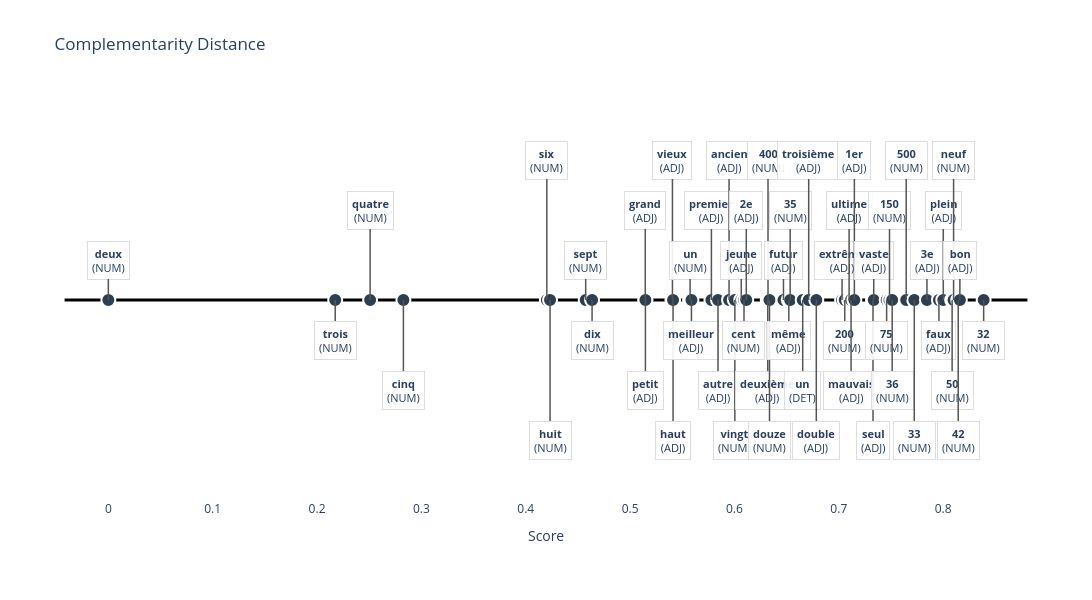

The code cell stored with this chart in its notebook:
### Code cell
import plotly.graph_objects as go
import numpy as np

def plot_complementarity_with_axis(comp_scores: dict, top_k_features: int = 5):
    # --- 1. Data Preparation (Same as before) ---
    items = list(comp_scores.items())
    rest = sorted(items[1:], key=lambda kv: kv[1]['score'])
    ordered = [items[0]] + rest

    def fmt_key(k):
        lemma, upos = k
        return f"<b>{lemma}</b><br>({upos})"

    def fmt_features_hover(feats):
        if not feats: return ""
        if isinstance(feats[0], tuple):
            lines = [f"{f}: {v:+.3f}" for f, v in feats[:top_k_features]]
        else:
            lines = [str(f) for f in feats[:top_k_features]]
        return "<br>".join(lines)
    
    labels = [fmt_key(k) for k, _ in ordered]
    xvals = [0.0] + [v['score'] for _, v in ordered[1:]]
    yvals = np.zeros(len(ordered))
    
    hovertexts = []
    for i, (k, v) in enumerate(ordered):
        feat_str = fmt_features_hover(v['features'])
        score_str = f"{v['score']:.4f}" if i > 0 else "0 (Base)"
        hovertexts.append(f"{fmt_key(k)}<br>Score: {score_str}<br><br>Features:<br>{feat_str}")

    fig = go.Figure()

    # --- 2. Draw the Points ---
    fig.add_trace(go.Scatter(
        x=xvals, y=yvals,
        mode="markers",
        marker=dict(size=14, color='#2c3e50', line=dict(width=2, color='white')), # Added white border for contrast
        hovertext=hovertexts,
        hoverinfo="text",
        showlegend=False,
        name="Words"
    ))

    # --- 3. Draw the Axis Line (The Fix) ---
    # We draw a line shape from slightly before the first point to slightly after the last
    min_x, max_x = min(xvals), max(xvals)
    padding = (max_x - min_x) * 0.05 # 5% padding
    
    fig.add_shape(
        type="line",
        x0=min_x - padding, y0=0,
        x1=max_x + padding, y1=0,
        line=dict(color="black", width=3),
        layer="below" # Ensures the line is BEHIND the dots
    )

    # --- 4. Staggered Annotations ---
    stagger_offsets = [-40, 40, -90, 90, -140, 140]
    
    for i, (xi, lbl) in enumerate(zip(xvals, labels)):
        offset = stagger_offsets[i % len(stagger_offsets)]
        y_anchor = "bottom" if offset < 0 else "top"
        
        # Add a subtle vertical connector line from the axis to the text
        # This helps visually connect floating text back to the axis line
        fig.add_shape(
            type="line",
            x0=xi, y0=0,
            x1=xi, y1=0, # The annotation arrow handles the rest, but you can draw a full line if needed
            line=dict(color="#ddd", width=1, dash="dot"),
            layer="below"
        )

        fig.add_annotation(
            x=xi, y=0,
            text=lbl,
            showarrow=True,
            arrowhead=0,
            arrowwidth=1.5,
            arrowcolor="#555",
            ax=0, 
            ay=offset,
            font=dict(size=11),
            bgcolor="rgba(255,255,255,0.9)",
            bordercolor="#ddd",
            borderwidth=1,
            borderpad=4
        )

    # --- 5. Clean Layout ---
    fig.update_layout(
        title="Complementarity Distance",
        xaxis_title="Score",
        yaxis=dict(visible=False, range=[-1, 1]),
        xaxis=dict(
            visible=True, 
            showgrid=False, 
            zeroline=False, # We drew our own line, so turn off the default
            showticklabels=True
        ),
        margin=dict(t=100, b=100, l=50, r=50),
        height=600,
        width=1500,
        plot_bgcolor="white"
    )

    return fig

fig = plot_complementarity_with_axis(complementarity_scores)
fig.show()

### Figure 1 — Plotly figure (JSON) as saved in the notebook; plotly's stock layout.template omitted (floating-point values rounded to 4 significant figures)
{"data": [{"hoverinfo": "text", "hovertext": ["<b>deux</b><br>(NUM)<br>Score: 0 (Base)<br><br>Features:<br>node:X:parent:position=after<br>node:X:parent:upos=NOUN<br>node:X:next:upos=NOUN<br>node:X:prev:upos=DET<br>node:X:prev:Definite=Def", "<b>trois</b><br>(NUM)<br>Score: 0.2174<br><br>Features:<br>node:X:prev:upos=ADP: -0.014<br>node:X:prev:upos=DET: +0.013<br>node:X:prev:Definite=Def: +0.011<br>node:X:prev:PronType=Art: +0.011<br>node:X:parent:upos=NOUN: -0.009", "<b>quatre</b><br>(NUM)<br>Score: 0.2509<br><br>Features:<br>node:X:prev:upos=ADP: -0.018<br>node:X:prev:upos=DET: +0.017<br>node:X:prev:Definite=Def: +0.011<br>node:X:prev:PronType=Art: +0.011<br>node:X:parent:position=before: -0.009", "<b>cinq</b><br>(NUM)<br>Score: 0.2828<br><br>Features:<br>node:X:next:upos=NOUN: -0.020<br>node:X:prev:upos=ADP: -0.011<br>node:X:parent:upos=NOUN: -0.008<br>node:X:prev:upos=PUNCT: +0.008<br>node:X:prev:PronType=Art: -0.007", "<b>six</b><br>(NUM)<br>Score: 0.4202<br><br>Features:<br>node:X:prev:upos=DET: +0.031<br>node:X:prev:upos=VERB: -0.026<br>node:X:prev:PronType=Art: +0.025<br>node:X:prev:Definite=Def: +0.025<br>node:X:prev:Person=3: -0.021", "<b>huit</b><br>(NUM)<br>Score: 0.4233<br><br>Features:<br>node:X:prev:upos=DET: +0.024<br>node:X:parent:position=before: -0.018<br>node:X:prev:upos=ADP: -0.018<br>node:X:prev:Tense=Pres: -0.016<br>node:X:parent:position=after: +0.015", "<b>sept</b><br>(NUM)<br>Score: 0.4574<br><br>Features:<br>node:X:prev:upos=ADP: -0.028<br>node:X:prev:upos=DET: +0.027<br>node:X:parent:position=before: -0.016<br>node:X:prev:PronType=Art: +0.016<br>node:X:prev:Definite=Def: +0.016", "<b>dix</b><br>(NUM)<br>Score: 0.4636<br><br>Features:<br>node:X:prev:upos=DET: +0.041<br>node:X:prev:upos=ADP: -0.033<br>node:X:prev:PronType=Art: +0.030<br>node:X:prev:Definite=Def: +0.030<br>node:X:parent:upos=NOUN: -0.015", "<b>grand</b><br>(ADJ)<br>Score: 0.5145<br><br>Features:<br>node:X:prev:Definite=Ind: -0.044<br>node:X:prev:PronType=Art: -0.041<br>node:X:prev:upos=DET: -0.037<br>node:X:prev:upos=ADP: +0.030<br>node:X:child:rel_shallow=advmod: -0.030", "<b>petit</b><br>(ADJ)<br>Score: 0.5147<br><br>Features:<br>node:X:prev:Definite=Ind: -0.062<br>node:X:prev:upos=DET: -0.051<br>node:X:prev:PronType=Art: -0.045<br>node:X:prev:upos=ADP: +0.038<br>node:X:prev:upos=VERB: +0.022", "<b>vieux</b><br>(ADJ)<br>Score: 0.5406<br><br>Features:<br>node:X:prev:PronType=Art: -0.034<br>node:X:child:upos=ADV: -0.030<br>node:X:prev:upos=ADP: +0.030<br>node:X:child:rel_shallow=advmod: -0.030<br>node:X:prev:upos=DET: -0.030", "<b>haut</b><br>(ADJ)<br>Score: 0.5412<br><br>Features:<br>node:X:child:upos=ADV: -0.049<br>node:X:child:rel_shallow=advmod: -0.048<br>node:X:prev:upos=ADV: -0.043<br>node:X:parent:position=after: +0.025<br>node:X:prev:upos=VERB: +0.022", "<b>un</b><br>(NUM)<br>Score: 0.5575<br><br>Features:<br>node:X:prev:upos=DET: +0.063<br>node:X:prev:upos=ADP: -0.057<br>node:X:prev:Definite=Def: +0.052<br>node:X:prev:PronType=Art: +0.052<br>node:X:next:upos=NOUN: -0.032", "<b>meilleur</b><br>(ADJ)<br>Score: 0.5588<br><br>Features:<br>node:X:prev:PronType=Art: -0.050<br>node:X:prev:upos=DET: -0.043<br>node:X:prev:upos=ADP: +0.039<br>node:X:prev:Definite=Def: -0.036<br>node:X:parent:position=after: +0.029", "<b>premier</b><br>(ADJ)<br>Score: 0.5779<br><br>Features:<br>node:X:prev:upos=DET: -0.060<br>node:X:prev:PronType=Art: -0.051<br>node:X:prev:Definite=Def: -0.042<br>node:X:prev:upos=ADP: +0.042<br>node:X:parent:position=after: +0.026", "<b>autre</b><br>(ADJ)<br>Score: 0.5842<br><br>Features:<br>node:X:prev:Definite=Ind: -0.078<br>node:X:prev:PronType=Art: -0.065<br>node:X:prev:upos=DET: -0.063<br>node:X:prev:upos=ADP: +0.028<br>node:X:next:upos=NOUN: -0.024", "<b>ancien</b><br>(ADJ)<br>Score: 0.5948<br><br>Features:<br>node:X:prev:upos=ADP: +0.044<br>node:X:prev:Definite=Ind: -0.037<br>node:X:prev:upos=DET: -0.035<br>node:X:parent:position=after: +0.033<br>node:X:prev:PronType=Art: -0.033", "<b>vingt</b><br>(NUM)<br>Score: 0.6004<br><br>Features:<br>node:X:prev:upos=ADP: -0.074<br>node:X:next:upos=NOUN: -0.044<br>node:X:prev:upos=DET: +0.038<br>node:X:parent:upos=NOUN: -0.038<br>node:X:parent:position=after: -0.031", "<b>jeune</b><br>(ADJ)<br>Score: 0.6065<br><br>Features:<br>node:X:prev:upos=ADP: +0.035<br>node:X:prev:Definite=Ind: -0.029<br>node:X:child:upos=ADV: -0.029<br>node:X:child:rel_shallow=advmod: -0.029<br>node:X:parent:position=after: +0.028", "<b>cent</b><br>(NUM)<br>Score: 0.6091<br><br>Features:<br>node:X:prev:upos=ADP: -0.075<br>node:X:next:upos=NUM: -0.033<br>node:X:prev:upos=DET: +0.029<br>node:X:parent:position=after: -0.026<br>node:X:parent:upos=NOUN: -0.023", "<b>2e</b><br>(ADJ)<br>Score: 0.6113<br><br>Features:<br>node:X:parent:position=after: +0.040<br>node:X:parent:upos=NOUN: +0.032<br>node:X:parent:position=before: -0.028<br>node:X:prev:Definite=Def: -0.023<br>node:X:prev:PronType=Art: -0.023", "<b>deuxième</b><br>(ADJ)<br>Score: 0.6319<br><br>Features:<br>node:X:prev:upos=DET: -0.051<br>node:X:prev:PronType=Art: -0.045<br>node:X:parent:position=after: +0.037<br>node:X:prev:upos=ADP: +0.037<br>node:X:parent:upos=NOUN: +0.032", "<b>400</b><br>(NUM)<br>Score: 0.6322<br><br>Features:<br>node:X:prev:upos=ADP: -0.074<br>node:X:next:upos=NOUN: -0.037<br>node:X:parent:upos=NOUN: -0.032<br>node:X:prev:upos=DET: +0.022<br>node:X:parent:position=before: -0.018", "<b>douze</b><br>(NUM)<br>Score: 0.6336<br><br>Features:<br>node:X:prev:upos=DET: +0.052<br>node:X:prev:Definite=Def: +0.041<br>node:X:prev:PronType=Art: +0.041<br>node:X:prev:upos=ADP: -0.038<br>node:X:prev:Tense=Pres: -0.032", "<b>futur</b><br>(ADJ)<br>Score: 0.6470<br><br>Features:<br>node:X:prev:upos=DET: -0.049<br>node:X:prev:upos=ADP: +0.043<br>node:X:prev:PronType=Art: -0.041<br>node:X:next:upos=PROPN: -0.026<br>node:X:prev:Definite=Def: -0.026", "<b>même</b><br>(ADJ)<br>Score: 0.6521<br><br>Features:<br>node:X:prev:upos=DET: -0.075<br>node:X:prev:PronType=Art: -0.072<br>node:X:prev:Definite=Def: -0.063<br>node:X:prev:upos=ADP: +0.036<br>node:X:prev:upos=VERB: +0.022", "<b>35</b><br>(NUM)<br>Score: 0.6534<br><br>Features:<br>node:X:prev:upos=ADP: -0.052<br>node:X:prev:upos=DET: +0.051<br>node:X:prev:PronType=Art: +0.041<br>node:X:prev:Definite=Def: +0.041<br>node:X:prev:upos=PUNCT: -0.025", "<b>un</b><br>(DET)<br>Score: 0.6654<br><br>Features:<br>node:X:prev:upos=DET: +0.063<br>node:X:prev:PronType=Art: +0.052<br>node:X:prev:Definite=Def: +0.052<br>node:X:prev:Person=3: -0.036<br>node:X:prev:VerbForm=Fin: -0.035", "<b>troisième</b><br>(ADJ)<br>Score: 0.6712<br><br>Features:<br>node:X:parent:position=after: +0.055<br>node:X:parent:upos=NOUN: +0.052<br>node:X:prev:PronType=Art: -0.049<br>node:X:prev:upos=DET: -0.043<br>node:X:prev:upos=ADP: +0.042", "<b>double</b><br>(ADJ)<br>Score: 0.6784<br><br>Features:<br>node:X:prev:Definite=Ind: -0.062<br>node:X:parent:position=before: -0.039<br>node:X:parent:position=after: +0.033<br>node:X:prev:upos=NOUN: -0.031<br>node:X:prev:PronType=Art: -0.031", "<b>extrême</b><br>(ADJ)<br>Score: 0.7031<br><br>Features:<br>node:X:parent:position=before: -0.057<br>node:X:prev:upos=NOUN: -0.053<br>node:X:next:upos=PUNCT: -0.045<br>node:X:parent:position=after: +0.042<br>node:X:prev:Definite=Ind: -0.038", "<b>200</b><br>(NUM)<br>Score: 0.7057<br><br>Features:<br>node:X:prev:upos=DET: +0.053<br>node:X:prev:upos=ADP: -0.048<br>node:X:prev:Definite=Def: +0.042<br>node:X:prev:PronType=Art: +0.042<br>node:X:prev:upos=PUNCT: -0.030", "<b>ultime</b><br>(ADJ)<br>Score: 0.7099<br><br>Features:<br>node:X:prev:upos=DET: -0.078<br>node:X:prev:PronType=Art: -0.058<br>node:X:prev:upos=ADP: +0.048<br>node:X:prev:Definite=Ind: -0.047<br>node:X:parent:position=after: +0.024", "<b>mauvais</b><br>(ADJ)<br>Score: 0.7117<br><br>Features:<br>node:X:prev:Definite=Ind: -0.051<br>node:X:parent:position=after: +0.034<br>node:X:prev:PronType=Art: -0.027<br>node:X:child:upos=ADV: -0.026<br>node:X:child:rel_shallow=advmod: -0.026", "<b>1er</b><br>(ADJ)<br>Score: 0.7149<br><br>Features:<br>node:X:parent:position=after: +0.060<br>node:X:parent:upos=NOUN: +0.060<br>node:X:next:upos=NOUN: +0.056<br>node:X:prev:upos=ADP: +0.034<br>node:X:prev:PronType=Art: -0.025", "<b>seul</b><br>(ADJ)<br>Score: 0.7328<br><br>Features:<br>node:X:parent:position=after: +0.061<br>node:X:next:upos=NOUN: +0.060<br>node:X:parent:upos=NOUN: +0.053<br>node:X:prev:upos=ADP: +0.046<br>node:X:prev:Definite=Ind: -0.027", "<b>vaste</b><br>(ADJ)<br>Score: 0.7335<br><br>Features:<br>node:X:prev:Definite=Ind: -0.061<br>node:X:prev:upos=DET: -0.051<br>node:X:prev:upos=ADP: +0.039<br>node:X:prev:Definite=Def: +0.034<br>node:X:parent:position=after: +0.033", "<b>75</b><br>(NUM)<br>Score: 0.7458<br><br>Features:<br>node:X:prev:upos=ADP: -0.060<br>node:X:prev:PronType=Art: +0.052<br>node:X:prev:Definite=Def: +0.052<br>node:X:prev:upos=DET: +0.047<br>node:X:parent:ExtPos=NOUN: -0.031", "<b>150</b><br>(NUM)<br>Score: 0.7486<br><br>Features:<br>node:X:next:upos=NOUN: -0.053<br>node:X:prev:upos=ADP: -0.048<br>node:X:parent:position=after: -0.047<br>node:X:prev:upos=DET: +0.043<br>node:X:child:upos=ADV: -0.037", "<b>36</b><br>(NUM)<br>Score: 0.7511<br><br>Features:<br>node:X:prev:upos=ADP: -0.071<br>node:X:prev:upos=DET: +0.051<br>node:X:prev:PronType=Art: +0.040<br>node:X:prev:Definite=Def: +0.040<br>node:X:next:upos=PUNCT: -0.034", "<b>500</b><br>(NUM)<br>Score: 0.7646<br><br>Features:<br>node:X:prev:upos=ADP: -0.057<br>node:X:prev:upos=DET: +0.051<br>node:X:prev:Definite=Def: +0.040<br>node:X:prev:PronType=Art: +0.040<br>node:X:next:upos=NOUN: -0.036", "<b>33</b><br>(NUM)<br>Score: 0.7723<br><br>Features:<br>node:X:parent:position=after: +0.043<br>node:X:prev:PronType=Art: +0.039<br>node:X:prev:Definite=Def: +0.039<br>node:X:prev:upos=DET: +0.038<br>node:X:next:upos=NOUN: +0.029", "<b>3e</b><br>(ADJ)<br>Score: 0.7845<br><br>Features:<br>node:X:parent:position=after: +0.055<br>node:X:prev:upos=ADP: +0.048<br>node:X:parent:upos=NOUN: +0.047<br>node:X:prev:PronType=Art: -0.046<br>node:X:prev:Definite=Def: -0.046", "<b>faux</b><br>(ADJ)<br>Score: 0.7959<br><br>Features:<br>node:X:parent:position=after: +0.040<br>node:X:prev:Definite=Ind: -0.037<br>node:X:next:upos=PUNCT: -0.035<br>node:X:parent:position=before: -0.028<br>node:X:prev:Definite=Def: +0.027", "<b>plein</b><br>(ADJ)<br>Score: 0.8001<br><br>Features:<br>node:X:parent:position=after: +0.052<br>node:X:prev:upos=DET: +0.039<br>node:X:prev:Definite=Def: +0.038<br>node:X:prev:PronType=Art: +0.035<br>node:X:prev:upos=ADP: -0.034", "<b>50</b><br>(NUM)<br>Score: 0.8086<br><br>Features:<br>node:X:prev:upos=DET: +0.053<br>node:X:prev:PronType=Art: +0.042<br>node:X:prev:Definite=Def: +0.042<br>node:X:parent:position=before: -0.042<br>node:X:next:upos=NOUN: +0.041", "<b>neuf</b><br>(NUM)<br>Score: 0.8100<br><br>Features:<br>node:X:next:upos=NOUN: +0.071<br>node:X:parent:position=after: +0.067<br>node:X:parent:upos=NOUN: +0.044<br>node:X:prev:upos=DET: +0.033<br>node:X:prev:PronType=Art: +0.029", "<b>42</b><br>(NUM)<br>Score: 0.8144<br><br>Features:<br>node:X:prev:upos=DET: +0.063<br>node:X:prev:PronType=Art: +0.052<br>node:X:prev:Definite=Def: +0.052<br>node:X:prev:upos=ADP: -0.044<br>node:X:parent:upos=NOUN: +0.034", "<b>bon</b><br>(ADJ)<br>Score: 0.8160<br><br>Features:<br>node:X:parent:position=after: +0.057<br>node:X:parent:upos=NOUN: +0.046<br>node:X:child:upos=ADV: -0.038<br>node:X:prev:Definite=Ind: -0.038<br>node:X:child:rel_shallow=advmod: -0.037", "<b>32</b><br>(NUM)<br>Score: 0.8388<br><br>Features:<br>node:X:parent:upos=NOUN: +0.049<br>node:X:prev:upos=DET: +0.043<br>node:X:prev:PronType=Art: +0.042<br>node:X:prev:Definite=Def: +0.042<br>node:X:next:upos=NOUN: +0.031"], "marker": {"color": "#2c3e50", "line": {"color": "white", "width": 2}, "size": 14}, "mode": "markers", "name": "Words", "showlegend": false, "type": "scatter", "x": [0, 0.2174, 0.2509, 0.2828, 0.4202, 0.4233, 0.4574, 0.4636, 0.5145, 0.5147, 0.5406, 0.5412, 0.5575, 0.5588, 0.5779, 0.5842, 0.5948, 0.6004, 0.6065, 0.6091, 0.6113, 0.6319, 0.6322, 0.6336, 0.647, 0.6521, 0.6534, 0.6654, 0.6712, 0.6784, 0.7031, 0.7057, 0.7099, 0.7117, 0.7149, 0.7328, 0.7335, 0.7458, 0.7486, 0.7511, 0.7646, 0.7723, 0.7845, 0.7959, 0.8001, 0.8086, 0.81, 0.8144, 0.816, 0.8388], "y": [0, 0, 0, 0, 0, 0, 0, 0, 0, 0, 0, 0, 0, 0, 0, 0, 0, 0, 0, 0, 0, 0, 0, 0, 0, 0, 0, 0, 0, 0, 0, 0, 0, 0, 0, 0, 0, 0, 0, 0, 0, 0, 0, 0, 0, 0, 0, 0, 0, 0]}], "layout": {"annotations": [{"arrowcolor": "#555", "arrowhead": 0, "arrowwidth": 1.5, "ax": 0, "ay": -40, "bgcolor": "rgba(255,255,255,0.9)", "bordercolor": "#ddd", "borderpad": 4, "borderwidth": 1, "font": {"size": 11}, "showarrow": true, "text": "<b>deux</b><br>(NUM)", "x": 0, "y": 0}, {"arrowcolor": "#555", "arrowhead": 0, "arrowwidth": 1.5, "ax": 0, "ay": 40, "bgcolor": "rgba(255,255,255,0.9)", "bordercolor": "#ddd", "borderpad": 4, "borderwidth": 1, "font": {"size": 11}, "showarrow": true, "text": "<b>trois</b><br>(NUM)", "x": 0.2174, "y": 0}, {"arrowcolor": "#555", "arrowhead": 0, "arrowwidth": 1.5, "ax": 0, "ay": -90, "bgcolor": "rgba(255,255,255,0.9)", "bordercolor": "#ddd", "borderpad": 4, "borderwidth": 1, "font": {"size": 11}, "showarrow": true, "text": "<b>quatre</b><br>(NUM)", "x": 0.2509, "y": 0}, {"arrowcolor": "#555", "arrowhead": 0, "arrowwidth": 1.5, "ax": 0, "ay": 90, "bgcolor": "rgba(255,255,255,0.9)", "bordercolor": "#ddd", "borderpad": 4, "borderwidth": 1, "font": {"size": 11}, "showarrow": true, "text": "<b>cinq</b><br>(NUM)", "x": 0.2828, "y": 0}, {"arrowcolor": "#555", "arrowhead": 0, "arrowwidth": 1.5, "ax": 0, "ay": -140, "bgcolor": "rgba(255,255,255,0.9)", "bordercolor": "#ddd", "borderpad": 4, "borderwidth": 1, "font": {"size": 11}, "showarrow": true, "text": "<b>six</b><br>(NUM)", "x": 0.4202, "y": 0}, {"arrowcolor": "#555", "arrowhead": 0, "arrowwidth": 1.5, "ax": 0, "ay": 140, "bgcolor": "rgba(255,255,255,0.9)", "bordercolor": "#ddd", "borderpad": 4, "borderwidth": 1, "font": {"size": 11}, "showarrow": true, "text": "<b>huit</b><br>(NUM)", "x": 0.4233, "y": 0}, {"arrowcolor": "#555", "arrowhead": 0, "arrowwidth": 1.5, "ax": 0, "ay": -40, "bgcolor": "rgba(255,255,255,0.9)", "bordercolor": "#ddd", "borderpad": 4, "borderwidth": 1, "font": {"size": 11}, "showarrow": true, "text": "<b>sept</b><br>(NUM)", "x": 0.4574, "y": 0}, {"arrowcolor": "#555", "arrowhead": 0, "arrowwidth": 1.5, "ax": 0, "ay": 40, "bgcolor": "rgba(255,255,255,0.9)", "bordercolor": "#ddd", "borderpad": 4, "borderwidth": 1, "font": {"size": 11}, "showarrow": true, "text": "<b>dix</b><br>(NUM)", "x": 0.4636, "y": 0}, {"arrowcolor": "#555", "arrowhead": 0, "arrowwidth": 1.5, "ax": 0, "ay": -90, "bgcolor": "rgba(255,255,255,0.9)", "bordercolor": "#ddd", "borderpad": 4, "borderwidth": 1, "font": {"size": 11}, "showarrow": true, "text": "<b>grand</b><br>(ADJ)", "x": 0.5145, "y": 0}, {"arrowcolor": "#555", "arrowhead": 0, "arrowwidth": 1.5, "ax": 0, "ay": 90, "bgcolor": "rgba(255,255,255,0.9)", "bordercolor": "#ddd", "borderpad": 4, "borderwidth": 1, "font": {"size": 11}, "showarrow": true, "text": "<b>petit</b><br>(ADJ)", "x": 0.5147, "y": 0}, {"arrowcolor": "#555", "arrowhead": 0, "arrowwidth": 1.5, "ax": 0, "ay": -140, "bgcolor": "rgba(255,255,255,0.9)", "bordercolor": "#ddd", "borderpad": 4, "borderwidth": 1, "font": {"size": 11}, "showarrow": true, "text": "<b>vieux</b><br>(ADJ)", "x": 0.5406, "y": 0}, {"arrowcolor": "#555", "arrowhead": 0, "arrowwidth": 1.5, "ax": 0, "ay": 140, "bgcolor": "rgba(255,255,255,0.9)", "bordercolor": "#ddd", "borderpad": 4, "borderwidth": 1, "font": {"size": 11}, "showarrow": true, "text": "<b>haut</b><br>(ADJ)", "x": 0.5412, "y": 0}, {"arrowcolor": "#555", "arrowhead": 0, "arrowwidth": 1.5, "ax": 0, "ay": -40, "bgcolor": "rgba(255,255,255,0.9)", "bordercolor": "#ddd", "borderpad": 4, "borderwidth": 1, "font": {"size": 11}, "showarrow": true, "text": "<b>un</b><br>(NUM)", "x": 0.5575, "y": 0}, {"arrowcolor": "#555", "arrowhead": 0, "arrowwidth": 1.5, "ax": 0, "ay": 40, "bgcolor": "rgba(255,255,255,0.9)", "bordercolor": "#ddd", "borderpad": 4, "borderwidth": 1, "font": {"size": 11}, "showarrow": true, "text": "<b>meilleur</b><br>(ADJ)", "x": 0.5588, "y": 0}, {"arrowcolor": "#555", "arrowhead": 0, "arrowwidth": 1.5, "ax": 0, "ay": -90, "bgcolor": "rgba(255,255,255,0.9)", "bordercolor": "#ddd", "borderpad": 4, "borderwidth": 1, "font": {"size": 11}, "showarrow": true, "text": "<b>premier</b><br>(ADJ)", "x": 0.5779, "y": 0}, {"arrowcolor": "#555", "arrowhead": 0, "arrowwidth": 1.5, "ax": 0, "ay": 90, "bgcolor": "rgba(255,255,255,0.9)", "bordercolor": "#ddd", "borderpad": 4, "borderwidth": 1, "font": {"size": 11}, "showarrow": true, "text": "<b>autre</b><br>(ADJ)", "x": 0.5842, "y": 0}, {"arrowcolor": "#555", "arrowhead": 0, "arrowwidth": 1.5, "ax": 0, "ay": -140, "bgcolor": "rgba(255,255,255,0.9)", "bordercolor": "#ddd", "borderpad": 4, "borderwidth": 1, "font": {"size": 11}, "showarrow": true, "text": "<b>ancien</b><br>(ADJ)", "x": 0.5948, "y": 0}, {"arrowcolor": "#555", "arrowhead": 0, "arrowwidth": 1.5, "ax": 0, "ay": 140, "bgcolor": "rgba(255,255,255,0.9)", "bordercolor": "#ddd", "borderpad": 4, "borderwidth": 1, "font": {"size": 11}, "showarrow": true, "text": "<b>vingt</b><br>(NUM)", "x": 0.6004, "y": 0}, {"arrowcolor": "#555", "arrowhead": 0, "arrowwidth": 1.5, "ax": 0, "ay": -40, "bgcolor": "rgba(255,255,255,0.9)", "bordercolor": "#ddd", "borderpad": 4, "borderwidth": 1, "font": {"size": 11}, "showarrow": true, "text": "<b>jeune</b><br>(ADJ)", "x": 0.6065, "y": 0}, {"arrowcolor": "#555", "arrowhead": 0, "arrowwidth": 1.5, "ax": 0, "ay": 40, "bgcolor": "rgba(255,255,255,0.9)", "bordercolor": "#ddd", "borderpad": 4, "borderwidth": 1, "font": {"size": 11}, "showarrow": true, "text": "<b>cent</b><br>(NUM)", "x": 0.6091, "y": 0}, {"arrowcolor": "#555", "arrowhead": 0, "arrowwidth": 1.5, "ax": 0, "ay": -90, "bgcolor": "rgba(255,255,255,0.9)", "bordercolor": "#ddd", "borderpad": 4, "borderwidth": 1, "font": {"size": 11}, "showarrow": true, "text": "<b>2e</b><br>(ADJ)", "x": 0.6113, "y": 0}, {"arrowcolor": "#555", "arrowhead": 0, "arrowwidth": 1.5, "ax": 0, "ay": 90, "bgcolor": "rgba(255,255,255,0.9)", "bordercolor": "#ddd", "borderpad": 4, "borderwidth": 1, "font": {"size": 11}, "showarrow": true, "text": "<b>deuxième</b><br>(ADJ)", "x": 0.6319, "y": 0}, {"arrowcolor": "#555", "arrowhead": 0, "arrowwidth": 1.5, "ax": 0, "ay": -140, "bgcolor": "rgba(255,255,255,0.9)", "bordercolor": "#ddd", "borderpad": 4, "borderwidth": 1, "font": {"size": 11}, "showarrow": true, "text": "<b>400</b><br>(NUM)", "x": 0.6322, "y": 0}, {"arrowcolor": "#555", "arrowhead": 0, "arrowwidth": 1.5, "ax": 0, "ay": 140, "bgcolor": "rgba(255,255,255,0.9)", "bordercolor": "#ddd", "borderpad": 4, "borderwidth": 1, "font": {"size": 11}, "showarrow": true, "text": "<b>douze</b><br>(NUM)", "x": 0.6336, "y": 0}, {"arrowcolor": "#555", "arrowhead": 0, "arrowwidth": 1.5, "ax": 0, "ay": -40, "bgcolor": "rgba(255,255,255,0.9)", "bordercolor": "#ddd", "borderpad": 4, "borderwidth": 1, "font": {"size": 11}, "showarrow": true, "text": "<b>futur</b><br>(ADJ)", "x": 0.647, "y": 0}, {"arrowcolor": "#555", "arrowhead": 0, "arrowwidth": 1.5, "ax": 0, "ay": 40, "bgcolor": "rgba(255,255,255,0.9)", "bordercolor": "#ddd", "borderpad": 4, "borderwidth": 1, "font": {"size": 11}, "showarrow": true, "text": "<b>même</b><br>(ADJ)", "x": 0.6521, "y": 0}, {"arrowcolor": "#555", "arrowhead": 0, "arrowwidth": 1.5, "ax": 0, "ay": -90, "bgcolor": "rgba(255,255,255,0.9)", "bordercolor": "#ddd", "borderpad": 4, "borderwidth": 1, "font": {"size": 11}, "showarrow": true, "text": "<b>35</b><br>(NUM)", "x": 0.6534, "y": 0}, {"arrowcolor": "#555", "arrowhead": 0, "arrowwidth": 1.5, "ax": 0, "ay": 90, "bgcolor": "rgba(255,255,255,0.9)", "bordercolor": "#ddd", "borderpad": 4, "borderwidth": 1, "font": {"size": 11}, "showarrow": true, "text": "<b>un</b><br>(DET)", "x": 0.6654, "y": 0}, {"arrowcolor": "#555", "arrowhead": 0, "arrowwidth": 1.5, "ax": 0, "ay": -140, "bgcolor": "rgba(255,255,255,0.9)", "bordercolor": "#ddd", "borderpad": 4, "borderwidth": 1, "font": {"size": 11}, "showarrow": true, "text": "<b>troisième</b><br>(ADJ)", "x": 0.6712, "y": 0}, {"arrowcolor": "#555", "arrowhead": 0, "arrowwidth": 1.5, "ax": 0, "ay": 140, "bgcolor": "rgba(255,255,255,0.9)", "bordercolor": "#ddd", "borderpad": 4, "borderwidth": 1, "font": {"size": 11}, "showarrow": true, "text": "<b>double</b><br>(ADJ)", "x": 0.6784, "y": 0}, {"arrowcolor": "#555", "arrowhead": 0, "arrowwidth": 1.5, "ax": 0, "ay": -40, "bgcolor": "rgba(255,255,255,0.9)", "bordercolor": "#ddd", "borderpad": 4, "borderwidth": 1, "font": {"size": 11}, "showarrow": true, "text": "<b>extrême</b><br>(ADJ)", "x": 0.7031, "y": 0}, {"arrowcolor": "#555", "arrowhead": 0, "arrowwidth": 1.5, "ax": 0, "ay": 40, "bgcolor": "rgba(255,255,255,0.9)", "bordercolor": "#ddd", "borderpad": 4, "borderwidth": 1, "font": {"size": 11}, "showarrow": true, "text": "<b>200</b><br>(NUM)", "x": 0.7057, "y": 0}, {"arrowcolor": "#555", "arrowhead": 0, "arrowwidth": 1.5, "ax": 0, "ay": -90, "bgcolor": "rgba(255,255,255,0.9)", "bordercolor": "#ddd", "borderpad": 4, "borderwidth": 1, "font": {"size": 11}, "showarrow": true, "text": "<b>ultime</b><br>(ADJ)", "x": 0.7099, "y": 0}, {"arrowcolor": "#555", "arrowhead": 0, "arrowwidth": 1.5, "ax": 0, "ay": 90, "bgcolor": "rgba(255,255,255,0.9)", "bordercolor": "#ddd", "borderpad": 4, "borderwidth": 1, "font": {"size": 11}, "showarrow": true, "text": "<b>mauvais</b><br>(ADJ)", "x": 0.7117, "y": 0}, {"arrowcolor": "#555", "arrowhead": 0, "arrowwidth": 1.5, "ax": 0, "ay": -140, "bgcolor": "rgba(255,255,255,0.9)", "bordercolor": "#ddd", "borderpad": 4, "borderwidth": 1, "font": {"size": 11}, "showarrow": true, "text": "<b>1er</b><br>(ADJ)", "x": 0.7149, "y": 0}, {"arrowcolor": "#555", "arrowhead": 0, "arrowwidth": 1.5, "ax": 0, "ay": 140, "bgcolor": "rgba(255,255,255,0.9)", "bordercolor": "#ddd", "borderpad": 4, "borderwidth": 1, "font": {"size": 11}, "showarrow": true, "text": "<b>seul</b><br>(ADJ)", "x": 0.7328, "y": 0}, {"arrowcolor": "#555", "arrowhead": 0, "arrowwidth": 1.5, "ax": 0, "ay": -40, "bgcolor": "rgba(255,255,255,0.9)", "bordercolor": "#ddd", "borderpad": 4, "borderwidth": 1, "font": {"size": 11}, "showarrow": true, "text": "<b>vaste</b><br>(ADJ)", "x": 0.7335, "y": 0}, {"arrowcolor": "#555", "arrowhead": 0, "arrowwidth": 1.5, "ax": 0, "ay": 40, "bgcolor": "rgba(255,255,255,0.9)", "bordercolor": "#ddd", "borderpad": 4, "borderwidth": 1, "font": {"size": 11}, "showarrow": true, "text": "<b>75</b><br>(NUM)", "x": 0.7458, "y": 0}, {"arrowcolor": "#555", "arrowhead": 0, "arrowwidth": 1.5, "ax": 0, "ay": -90, "bgcolor": "rgba(255,255,255,0.9)", "bordercolor": "#ddd", "borderpad": 4, "borderwidth": 1, "font": {"size": 11}, "showarrow": true, "text": "<b>150</b><br>(NUM)", "x": 0.7486, "y": 0}, {"arrowcolor": "#555", "arrowhead": 0, "arrowwidth": 1.5, "ax": 0, "ay": 90, "bgcolor": "rgba(255,255,255,0.9)", "bordercolor": "#ddd", "borderpad": 4, "borderwidth": 1, "font": {"size": 11}, "showarrow": true, "text": "<b>36</b><br>(NUM)", "x": 0.7511, "y": 0}, {"arrowcolor": "#555", "arrowhead": 0, "arrowwidth": 1.5, "ax": 0, "ay": -140, "bgcolor": "rgba(255,255,255,0.9)", "bordercolor": "#ddd", "borderpad": 4, "borderwidth": 1, "font": {"size": 11}, "showarrow": true, "text": "<b>500</b><br>(NUM)", "x": 0.7646, "y": 0}, {"arrowcolor": "#555", "arrowhead": 0, "arrowwidth": 1.5, "ax": 0, "ay": 140, "bgcolor": "rgba(255,255,255,0.9)", "bordercolor": "#ddd", "borderpad": 4, "borderwidth": 1, "font": {"size": 11}, "showarrow": true, "text": "<b>33</b><br>(NUM)", "x": 0.7723, "y": 0}, {"arrowcolor": "#555", "arrowhead": 0, "arrowwidth": 1.5, "ax": 0, "ay": -40, "bgcolor": "rgba(255,255,255,0.9)", "bordercolor": "#ddd", "borderpad": 4, "borderwidth": 1, "font": {"size": 11}, "showarrow": true, "text": "<b>3e</b><br>(ADJ)", "x": 0.7845, "y": 0}, {"arrowcolor": "#555", "arrowhead": 0, "arrowwidth": 1.5, "ax": 0, "ay": 40, "bgcolor": "rgba(255,255,255,0.9)", "bordercolor": "#ddd", "borderpad": 4, "borderwidth": 1, "font": {"size": 11}, "showarrow": true, "text": "<b>faux</b><br>(ADJ)", "x": 0.7959, "y": 0}, {"arrowcolor": "#555", "arrowhead": 0, "arrowwidth": 1.5, "ax": 0, "ay": -90, "bgcolor": "rgba(255,255,255,0.9)", "bordercolor": "#ddd", "borderpad": 4, "borderwidth": 1, "font": {"size": 11}, "showarrow": true, "text": "<b>plein</b><br>(ADJ)", "x": 0.8001, "y": 0}, {"arrowcolor": "#555", "arrowhead": 0, "arrowwidth": 1.5, "ax": 0, "ay": 90, "bgcolor": "rgba(255,255,255,0.9)", "bordercolor": "#ddd", "borderpad": 4, "borderwidth": 1, "font": {"size": 11}, "showarrow": true, "text": "<b>50</b><br>(NUM)", "x": 0.8086, "y": 0}, {"arrowcolor": "#555", "arrowhead": 0, "arrowwidth": 1.5, "ax": 0, "ay": -140, "bgcolor": "rgba(255,255,255,0.9)", "bordercolor": "#ddd", "borderpad": 4, "borderwidth": 1, "font": {"size": 11}, "showarrow": true, "text": "<b>neuf</b><br>(NUM)", "x": 0.81, "y": 0}, {"arrowcolor": "#555", "arrowhead": 0, "arrowwidth": 1.5, "ax": 0, "ay": 140, "bgcolor": "rgba(255,255,255,0.9)", "bordercolor": "#ddd", "borderpad": 4, "borderwidth": 1, "font": {"size": 11}, "showarrow": true, "text": "<b>42</b><br>(NUM)", "x": 0.8144, "y": 0}, {"arrowcolor": "#555", "arrowhead": 0, "arrowwidth": 1.5, "ax": 0, "ay": -40, "bgcolor": "rgba(255,255,255,0.9)", "bordercolor": "#ddd", "borderpad": 4, "borderwidth": 1, "font": {"size": 11}, "showarrow": true, "text": "<b>bon</b><br>(ADJ)", "x": 0.816, "y": 0}, {"arrowcolor": "#555", "arrowhead": 0, "arrowwidth": 1.5, "ax": 0, "ay": 40, "bgcolor": "rgba(255,255,255,0.9)", "bordercolor": "#ddd", "borderpad": 4, "borderwidth": 1, "font": {"size": 11}, "showarrow": true, "text": "<b>32</b><br>(NUM)", "x": 0.8388, "y": 0}], "height": 600, "margin": {"b": 100, "l": 50, "r": 50, "t": 100}, "plot_bgcolor": "white", "shapes": [{"layer": "below", "line": {"color": "black", "width": 3}, "type": "line", "x0": -0.04194, "x1": 0.8808, "y0": 0, "y1": 0}, {"layer": "below", "line": {"color": "#ddd", "dash": "dot", "width": 1}, "type": "line", "x0": 0, "x1": 0, "y0": 0, "y1": 0}, {"layer": "below", "line": {"color": "#ddd", "dash": "dot", "width": 1}, "type": "line", "x0": 0.2174, "x1": 0.2174, "y0": 0, "y1": 0}, {"layer": "below", "line": {"color": "#ddd", "dash": "dot", "width": 1}, "type": "line", "x0": 0.2509, "x1": 0.2509, "y0": 0, "y1": 0}, {"layer": "below", "line": {"color": "#ddd", "dash": "dot", "width": 1}, "type": "line", "x0": 0.2828, "x1": 0.2828, "y0": 0, "y1": 0}, {"layer": "below", "line": {"color": "#ddd", "dash": "dot", "width": 1}, "type": "line", "x0": 0.4202, "x1": 0.4202, "y0": 0, "y1": 0}, {"layer": "below", "line": {"color": "#ddd", "dash": "dot", "width": 1}, "type": "line", "x0": 0.4233, "x1": 0.4233, "y0": 0, "y1": 0}, {"layer": "below", "line": {"color": "#ddd", "dash": "dot", "width": 1}, "type": "line", "x0": 0.4574, "x1": 0.4574, "y0": 0, "y1": 0}, {"layer": "below", "line": {"color": "#ddd", "dash": "dot", "width": 1}, "type": "line", "x0": 0.4636, "x1": 0.4636, "y0": 0, "y1": 0}, {"layer": "below", "line": {"color": "#ddd", "dash": "dot", "width": 1}, "type": "line", "x0": 0.5145, "x1": 0.5145, "y0": 0, "y1": 0}, {"layer": "below", "line": {"color": "#ddd", "dash": "dot", "width": 1}, "type": "line", "x0": 0.5147, "x1": 0.5147, "y0": 0, "y1": 0}, {"layer": "below", "line": {"color": "#ddd", "dash": "dot", "width": 1}, "type": "line", "x0": 0.5406, "x1": 0.5406, "y0": 0, "y1": 0}, {"layer": "below", "line": {"color": "#ddd", "dash": "dot", "width": 1}, "type": "line", "x0": 0.5412, "x1": 0.5412, "y0": 0, "y1": 0}, {"layer": "below", "line": {"color": "#ddd", "dash": "dot", "width": 1}, "type": "line", "x0": 0.5575, "x1": 0.5575, "y0": 0, "y1": 0}, {"layer": "below", "line": {"color": "#ddd", "dash": "dot", "width": 1}, "type": "line", "x0": 0.5588, "x1": 0.5588, "y0": 0, "y1": 0}, {"layer": "below", "line": {"color": "#ddd", "dash": "dot", "width": 1}, "type": "line", "x0": 0.5779, "x1": 0.5779, "y0": 0, "y1": 0}, {"layer": "below", "line": {"color": "#ddd", "dash": "dot", "width": 1}, "type": "line", "x0": 0.5842, "x1": 0.5842, "y0": 0, "y1": 0}, {"layer": "below", "line": {"color": "#ddd", "dash": "dot", "width": 1}, "type": "line", "x0": 0.5948, "x1": 0.5948, "y0": 0, "y1": 0}, {"layer": "below", "line": {"color": "#ddd", "dash": "dot", "width": 1}, "type": "line", "x0": 0.6004, "x1": 0.6004, "y0": 0, "y1": 0}, {"layer": "below", "line": {"color": "#ddd", "dash": "dot", "width": 1}, "type": "line", "x0": 0.6065, "x1": 0.6065, "y0": 0, "y1": 0}, {"layer": "below", "line": {"color": "#ddd", "dash": "dot", "width": 1}, "type": "line", "x0": 0.6091, "x1": 0.6091, "y0": 0, "y1": 0}, {"layer": "below", "line": {"color": "#ddd", "dash": "dot", "width": 1}, "type": "line", "x0": 0.6113, "x1": 0.6113, "y0": 0, "y1": 0}, {"layer": "below", "line": {"color": "#ddd", "dash": "dot", "width": 1}, "type": "line", "x0": 0.6319, "x1": 0.6319, "y0": 0, "y1": 0}, {"layer": "below", "line": {"color": "#ddd", "dash": "dot", "width": 1}, "type": "line", "x0": 0.6322, "x1": 0.6322, "y0": 0, "y1": 0}, {"layer": "below", "line": {"color": "#ddd", "dash": "dot", "width": 1}, "type": "line", "x0": 0.6336, "x1": 0.6336, "y0": 0, "y1": 0}, {"layer": "below", "line": {"color": "#ddd", "dash": "dot", "width": 1}, "type": "line", "x0": 0.647, "x1": 0.647, "y0": 0, "y1": 0}, {"layer": "below", "line": {"color": "#ddd", "dash": "dot", "width": 1}, "type": "line", "x0": 0.6521, "x1": 0.6521, "y0": 0, "y1": 0}, {"layer": "below", "line": {"color": "#ddd", "dash": "dot", "width": 1}, "type": "line", "x0": 0.6534, "x1": 0.6534, "y0": 0, "y1": 0}, {"layer": "below", "line": {"color": "#ddd", "dash": "dot", "width": 1}, "type": "line", "x0": 0.6654, "x1": 0.6654, "y0": 0, "y1": 0}, {"layer": "below", "line": {"color": "#ddd", "dash": "dot", "width": 1}, "type": "line", "x0": 0.6712, "x1": 0.6712, "y0": 0, "y1": 0}, {"layer": "below", "line": {"color": "#ddd", "dash": "dot", "width": 1}, "type": "line", "x0": 0.6784, "x1": 0.6784, "y0": 0, "y1": 0}, {"layer": "below", "line": {"color": "#ddd", "dash": "dot", "width": 1}, "type": "line", "x0": 0.7031, "x1": 0.7031, "y0": 0, "y1": 0}, {"layer": "below", "line": {"color": "#ddd", "dash": "dot", "width": 1}, "type": "line", "x0": 0.7057, "x1": 0.7057, "y0": 0, "y1": 0}, {"layer": "below", "line": {"color": "#ddd", "dash": "dot", "width": 1}, "type": "line", "x0": 0.7099, "x1": 0.7099, "y0": 0, "y1": 0}, {"layer": "below", "line": {"color": "#ddd", "dash": "dot", "width": 1}, "type": "line", "x0": 0.7117, "x1": 0.7117, "y0": 0, "y1": 0}, {"layer": "below", "line": {"color": "#ddd", "dash": "dot", "width": 1}, "type": "line", "x0": 0.7149, "x1": 0.7149, "y0": 0, "y1": 0}, {"layer": "below", "line": {"color": "#ddd", "dash": "dot", "width": 1}, "type": "line", "x0": 0.7328, "x1": 0.7328, "y0": 0, "y1": 0}, {"layer": "below", "line": {"color": "#ddd", "dash": "dot", "width": 1}, "type": "line", "x0": 0.7335, "x1": 0.7335, "y0": 0, "y1": 0}, {"layer": "below", "line": {"color": "#ddd", "dash": "dot", "width": 1}, "type": "line", "x0": 0.7458, "x1": 0.7458, "y0": 0, "y1": 0}, {"layer": "below", "line": {"color": "#ddd", "dash": "dot", "width": 1}, "type": "line", "x0": 0.7486, "x1": 0.7486, "y0": 0, "y1": 0}, {"layer": "below", "line": {"color": "#ddd", "dash": "dot", "width": 1}, "type": "line", "x0": 0.7511, "x1": 0.7511, "y0": 0, "y1": 0}, {"layer": "below", "line": {"color": "#ddd", "dash": "dot", "width": 1}, "type": "line", "x0": 0.7646, "x1": 0.7646, "y0": 0, "y1": 0}, {"layer": "below", "line": {"color": "#ddd", "dash": "dot", "width": 1}, "type": "line", "x0": 0.7723, "x1": 0.7723, "y0": 0, "y1": 0}, {"layer": "below", "line": {"color": "#ddd", "dash": "dot", "width": 1}, "type": "line", "x0": 0.7845, "x1": 0.7845, "y0": 0, "y1": 0}, {"layer": "below", "line": {"color": "#ddd", "dash": "dot", "width": 1}, "type": "line", "x0": 0.7959, "x1": 0.7959, "y0": 0, "y1": 0}, {"layer": "below", "line": {"color": "#ddd", "dash": "dot", "width": 1}, "type": "line", "x0": 0.8001, "x1": 0.8001, "y0": 0, "y1": 0}, {"layer": "below", "line": {"color": "#ddd", "dash": "dot", "width": 1}, "type": "line", "x0": 0.8086, "x1": 0.8086, "y0": 0, "y1": 0}, {"layer": "below", "line": {"color": "#ddd", "dash": "dot", "width": 1}, "type": "line", "x0": 0.81, "x1": 0.81, "y0": 0, "y1": 0}, {"layer": "below", "line": {"color": "#ddd", "dash": "dot", "width": 1}, "type": "line", "x0": 0.8144, "x1": 0.8144, "y0": 0, "y1": 0}, {"layer": "below", "line": {"color": "#ddd", "dash": "dot", "width": 1}, "type": "line", "x0": 0.816, "x1": 0.816, "y0": 0, "y1": 0}, {"layer": "below", "line": {"color": "#ddd", "dash": "dot", "width": 1}, "type": "line", "x0": 0.8388, "x1": 0.8388, "y0": 0, "y1": 0}], "title": {"text": "Complementarity Distance"}, "width": 1500, "xaxis": {"showgrid": false, "showticklabels": true, "title": {"text": "Score"}, "visible": true, "zeroline": false}, "yaxis": {"range": [-1, 1], "visible": false}}}
